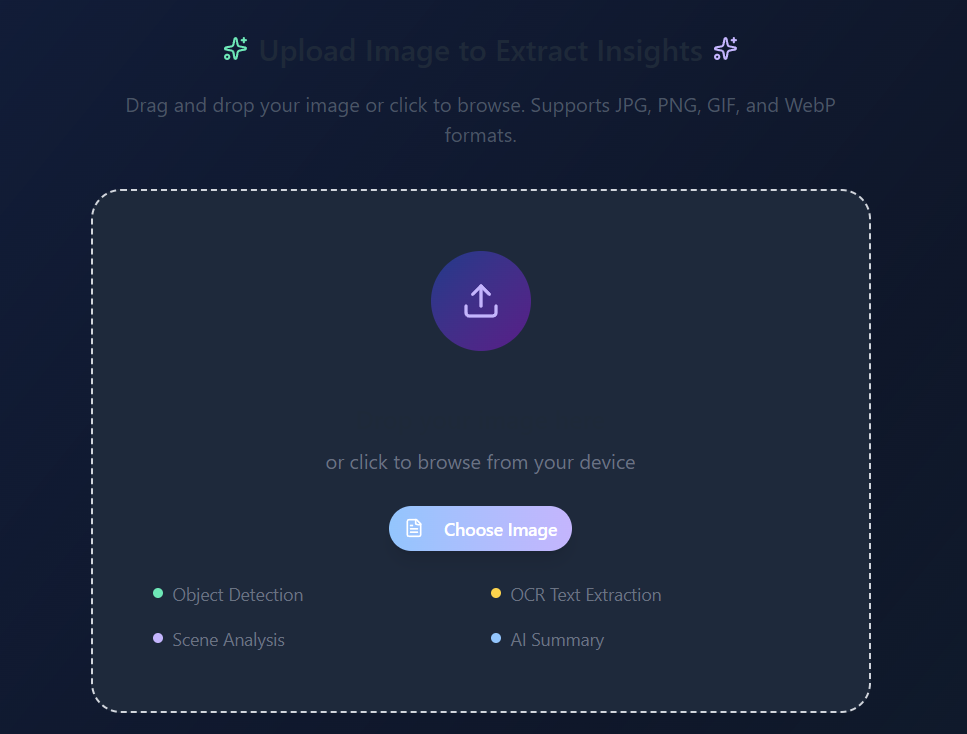
#> input picture Frontend/src/assets/ae38c930a6ad64c8b84cd1fbc78beda4fba22453.png, 967 x 734 px
$ python -i pattern_analysis.py   (imports and definitions only)   (older library calls are emulated)
#> lines starting #> are read from the running program, lines starting #| are printed output that depends on the picture; after the words box and inside, x2 and y2 are one past the last pixel; in counts of white or black regions, pixels touching at a corner belong together
from __future__ import annotations

from pathlib import Path
from typing import Any

import cv2
import numpy as np
from skimage.feature import graycomatrix, graycoprops


# [39 lines left out: functions _repeated_block_score, _texture_irregularity, not called in this run]


def _noise_irregularity(gray: np.ndarray) -> float:
    if len(gray.shape) == 3:
        if gray.shape[2] == 3:
            gray = cv2.cvtColor(gray, cv2.COLOR_BGR2GRAY)
        elif gray.shape[2] == 4:
            gray = cv2.cvtColor(gray, cv2.COLOR_BGRA2GRAY)
        else:
            gray = gray[:, :, 0]

    denoised = cv2.medianBlur(gray, 3)
    residual = cv2.absdiff(gray, denoised)

    h, w = residual.shape
    grid_h = max(2, h // 64)
    grid_w = max(2, w // 64)

    cell_h = h // grid_h
    cell_w = w // grid_w
    values = []
    for i in range(grid_h):
        for j in range(grid_w):
            y0, y1 = i * cell_h, (i + 1) * cell_h
            x0, x1 = j * cell_w, (j + 1) * cell_w
            patch = residual[y0:y1, x0:x1]
            if patch.size > 0:
                values.append(float(np.mean(patch)))

    if not values:
        return 0.0

    return float(np.std(values) / 255.0)


# [97 lines left out: function analyze_patterns, not called in this run]

>>> import cv2
>>> picture = cv2.imread('../Frontend/src/assets/ae38c930a6ad64c8b84cd1fbc78beda4fba22453.png', cv2.IMREAD_GRAYSCALE)
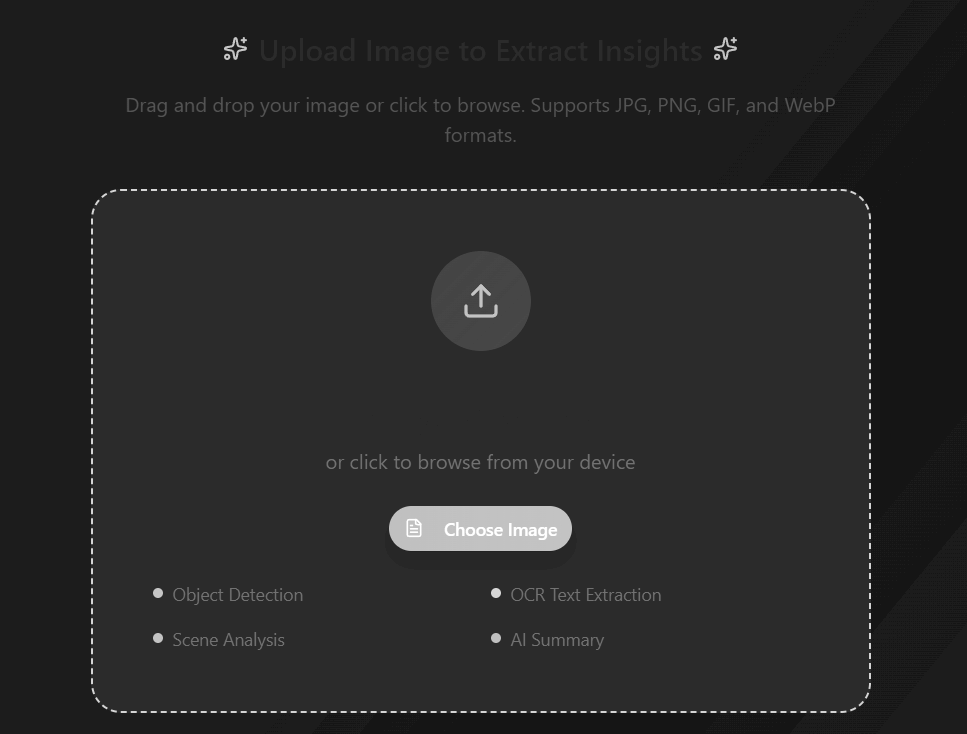
#> picture: shape (734, 967); min 21, max 255, mean 39.4
>>> result = _noise_irregularity(picture)
#> in _noise_irregularity, `residual = cv2.absdiff(gray, denoised)`:
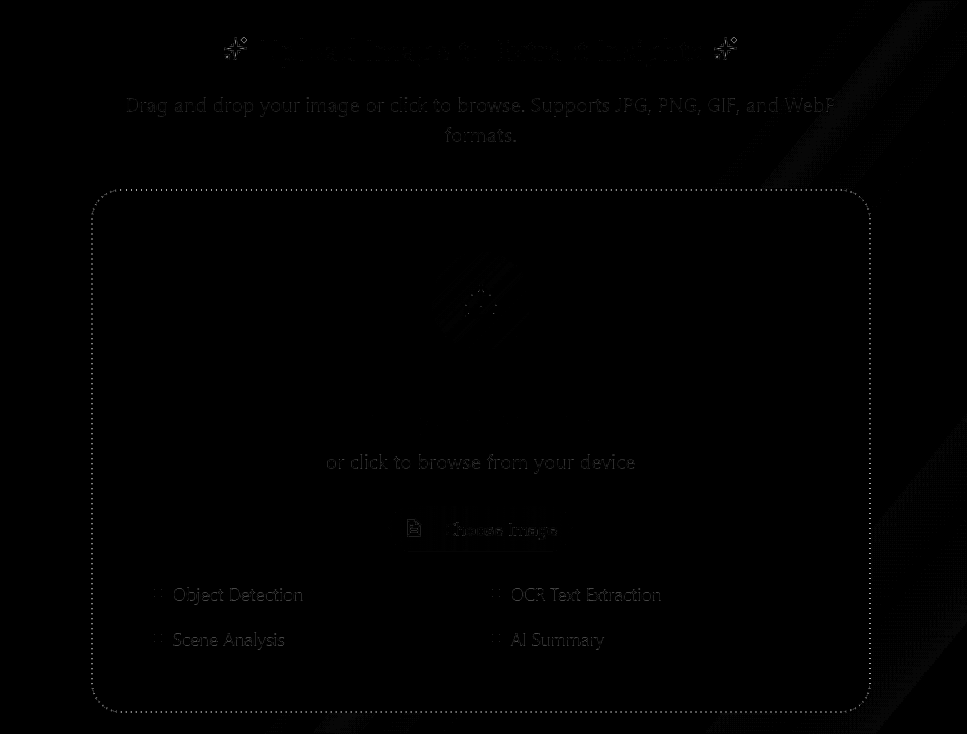
#> residual: shape (734, 967); min 0, max 170, mean 0.6
#> after the loop in _noise_irregularity, `for i in range(grid_h):`:
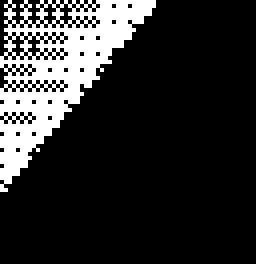
#> patch: shape (66, 64) (shown 4 times larger); values 0 (black) and 7 (white), 17.4% white; 1 white region, box (x1, y1, x2, y2) and area: (0, 0, 39, 48) 736
#> after the loop in _noise_irregularity, `for i in range(grid_h):`: values = 165 values, max 3.77 at index 42, min 0 at index 0, mean 0.631
#> result = 0.00293
